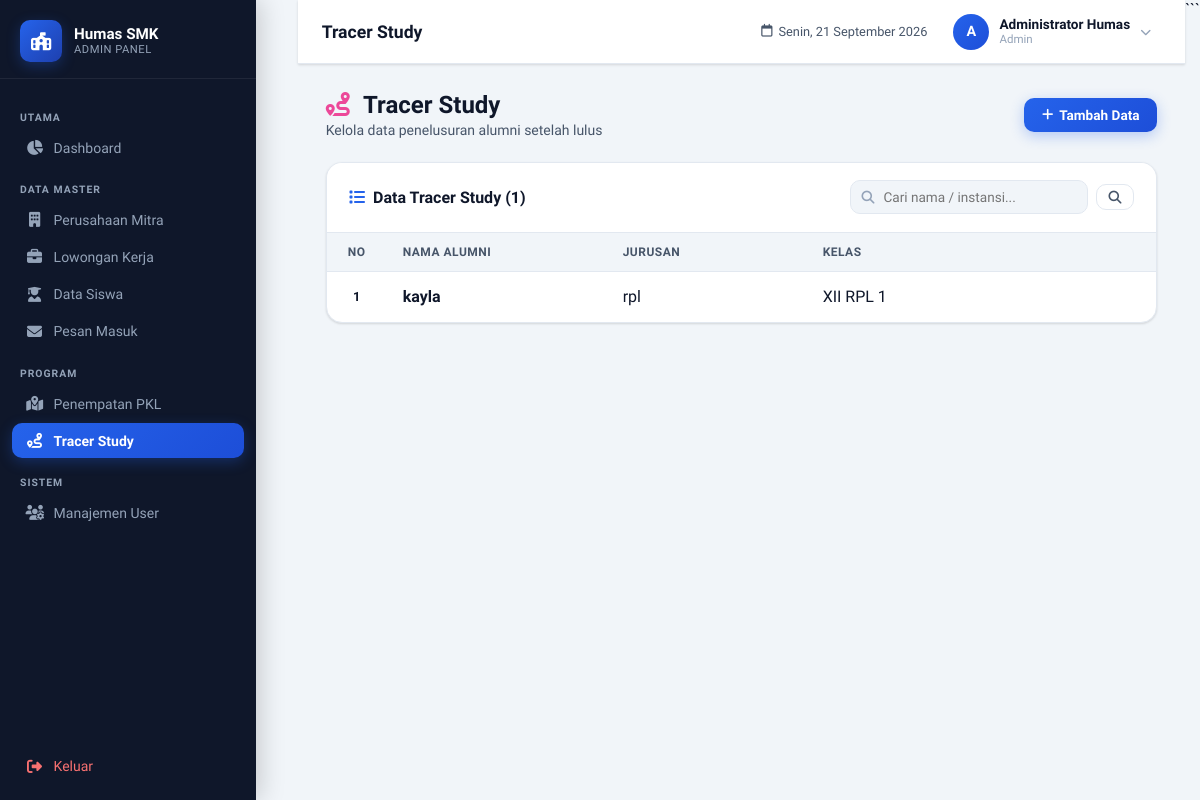
/admin/tracer.php (signed in), run on the app's committed database.
### tables this page shows
CREATE TABLE IF NOT EXISTS `tracer_study` (
  `id` int NOT NULL AUTO_INCREMENT,
  `siswa_id` int NOT NULL,
  `tahun_lulus` year NOT NULL,
  `status_alumni` enum('Bekerja','Kuliah','Wirausaha','Mencari Kerja','menikah') NOT NULL,
  `nama_instansi` varchar(150) DEFAULT NULL,
  `pendapatan_bulanan` int DEFAULT NULL,
  `created_at` timestamp NULL DEFAULT CURRENT_TIMESTAMP,
  `updated_at` timestamp NULL DEFAULT CURRENT_TIMESTAMP ON UPDATE CURRENT_TIMESTAMP,
  PRIMARY KEY (`id`),
  UNIQUE KEY `siswa_id` (`siswa_id`)
);

CREATE TABLE IF NOT EXISTS `siswa` (
  `id` int NOT NULL AUTO_INCREMENT,
  `nisn` varchar(10) NOT NULL,
  `nama_siswa` varchar(150) NOT NULL,
  `kelas` varchar(20) NOT NULL,
  `jurusan` varchar(50) NOT NULL,
  `status_alumni` tinyint(1) DEFAULT '0',
  `created_at` timestamp NULL DEFAULT CURRENT_TIMESTAMP,
  `updated_at` timestamp NULL DEFAULT CURRENT_TIMESTAMP ON UPDATE CURRENT_TIMESTAMP,
  PRIMARY KEY (`id`),
  UNIQUE KEY `nisn` (`nisn`)
);

### admin/tracer.php (the view, shortened to what this page needs)
<?php
require_once '../backend/connection.php';
$search = trim(
    $_GET['search'] ?? ''
);
$page = max(
    1,
    (int)($_GET['page'] ?? 1)
);
$limit = 10;
$offset = ($page - 1) * $limit;
$where = "";
$count_sql = "
    SELECT COUNT(*) AS total
    FROM tracer_study ts
    INNER JOIN siswa s
        ON s.id = ts.siswa_id
    $where
";
$stmt_count = mysqli_prepare(
    $koneksi,
    $count_sql
);
mysqli_stmt_execute($stmt_count);
$result_count = mysqli_stmt_get_result(
    $stmt_count
);
$count_data = mysqli_fetch_assoc(
    $result_count
);
$total = (int)(
    $count_data['total'] ?? 0
);
$data_sql = "
    SELECT
        ts.id,
        ts.siswa_id,
        ts.tahun_lulus,
        ts.status_alumni,
        ts.nama_instansi,
        ts.pendapatan_bulanan,
        ts.created_at,
        ts.updated_at,
        s.id AS id_siswa,
        s.nisn,
        s.nama_siswa,
        s.kelas,
        s.jurusan,
        s.status_alumni AS status_siswa
    FROM tracer_study ts
    INNER JOIN siswa s
        ON s.id = ts.siswa_id
    $where
    ORDER BY ts.created_at DESC
    LIMIT ? OFFSET ?
";
$stmt_data = mysqli_prepare(
    $koneksi,
    $data_sql
);
if ($search !== '') {
    $keyword = "%{$search}%";
    mysqli_stmt_bind_param(
        $stmt_data,
        "ssssssii",
        $keyword,
        $keyword,
        $keyword,
        $keyword,
        $keyword,
        $keyword,
        $limit,
        $offset
    );
} else {
    mysqli_stmt_bind_param(
        $stmt_data,
        "ii",
        $limit,
        $offset
    );
}
mysqli_stmt_execute($stmt_data);
$result_data = mysqli_stmt_get_result(
    $stmt_data
);
$data = mysqli_fetch_all(
    $result_data,
    MYSQLI_ASSOC
);
?>
<!DOCTYPE html>
<html lang="id">
<head>
    <link
        rel="stylesheet"
        href="https://cdnjs.cloudflare.com/ajax/libs/font-awesome/6.4.0/css/all.min.css"
    >
    <link
        rel="stylesheet"
        href="assets/admin-style.css"
    >
</head>
<body>
<?php include 'includes/sidebar.php'; ?>
<div class="admin-main">
<?php include 'includes/header.php'; ?>
<main class="admin-content">
<div class="page-header">
    <div class="page-header-left">
        <h2>
            <i
                class="fa-solid fa-route"
                style="color:#ec4899;margin-right:8px;"
            ></i>
            Tracer Study
        </h2>
        <p>
            Kelola data penelusuran alumni setelah lulus
        </p>
    </div>
    <button
        class="btn btn-primary"
        onclick="openModal('modalTambah')"
    >
        <i class="fa-solid fa-plus"></i>
        Tambah Data
    </button>
</div>
<div class="card">
<div class="card-header">
<span class="card-title">
    <i class="fa-solid fa-list"></i>
    Data Tracer Study
    (<?= $total ?>)
</span>
<form
    method="GET"
    style="display:flex;gap:.5rem;align-items:center;"
>
    <div class="search-box">
        <i class="fa-solid fa-magnifying-glass"></i>
        <input
            type="text"
            name="search"
            value="<?= htmlspecialchars($search) ?>"
            placeholder="Cari nama / instansi..."
        >
    </div>
    <button
        type="submit"
        class="btn btn-outline btn-sm"
    >
        <i class="fa-solid fa-search"></i>
    </button>
</form>
</div>
<div class="table-wrapper">
<table>
<thead>
<tr>
    <th>No</th>
    <th>Nama Alumni</th>
    <th>Jurusan</th>
    <th>Kelas</th>
</tr>
</thead>
<tbody>
<?php if (empty($data)): ?>
<tr>
<td colspan="9">
<div class="table-empty">
    <i class="fa-solid fa-route"></i>
    <p>
        Belum ada data tracer study.
    </p>
</div>
</td>
</tr>
<?php else: ?>
<?php foreach ($data as $i => $row): ?>
<tr>
<td class="td-no">
    <?= $offset + $i + 1 ?>
</td>
<td style="font-weight:600;">
    <?= htmlspecialchars(
        $row['nama_siswa']
    ) ?>
</td>
<td>
    <?= htmlspecialchars(
        $row['jurusan'] ?? '-'
    ) ?>
</td>
<td>
    <?= htmlspecialchars(
        $row['kelas'] ?? '-'
    ) ?>
</td>
</tr>
<?php endforeach; ?>
<?php endif; ?>
</tbody>
</table>
</div>
</div>
</main>
</div>
</body>
</html>

### data on the page
tracer_study: i "1", siswa.nama_siswa "kayla", siswa.jurusan "rpl", siswa.kelas "XII RPL 1"

### other printed values
$page_title "Tracer Study"
substr($_SESSION['nama_lengkap'] ?? 'A', 0, 1) "A"
$_SESSION['nama_lengkap'] "Administrator Humas"
$_SESSION['jabatan'] "Admin"
$total "1"
